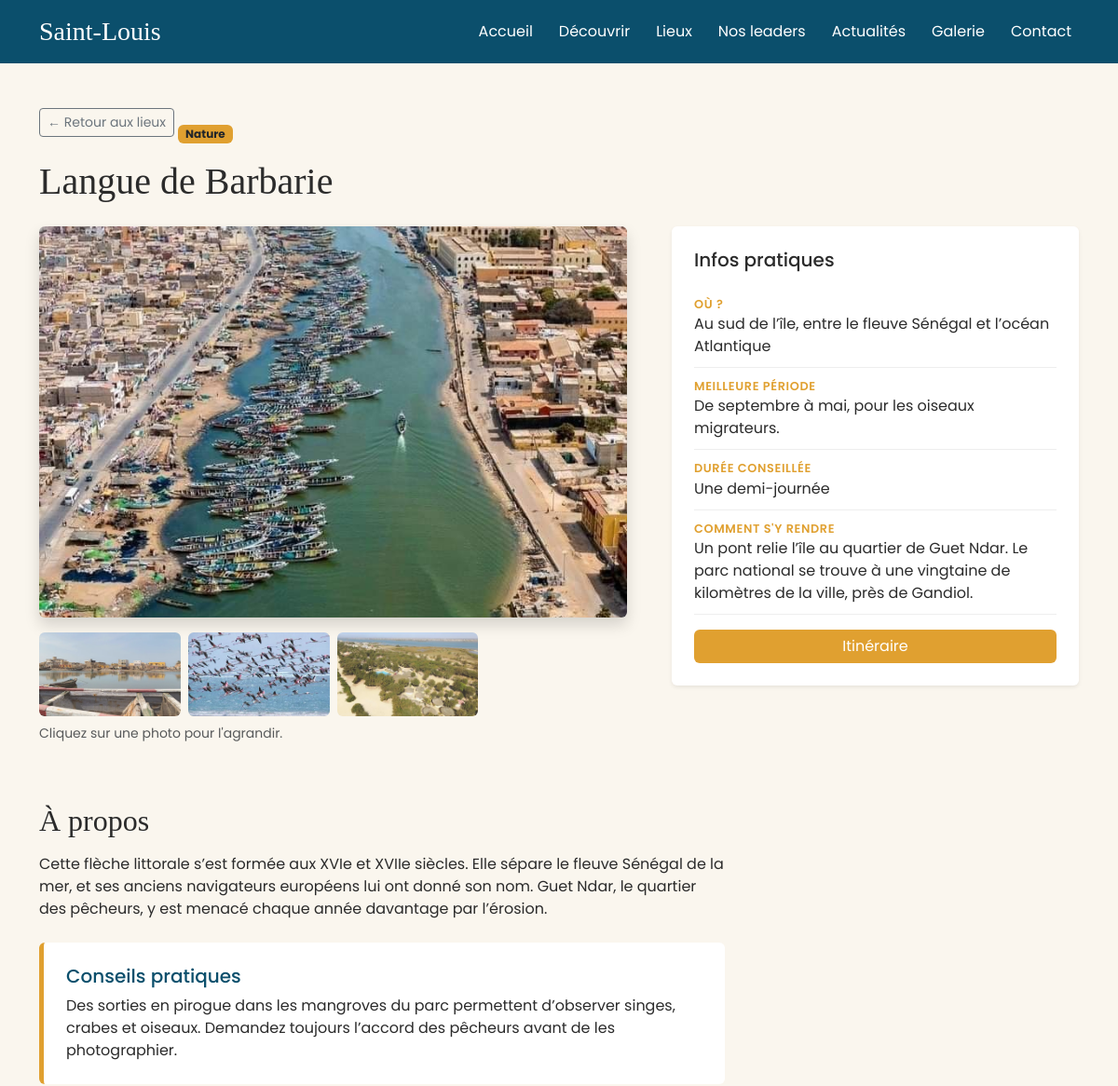
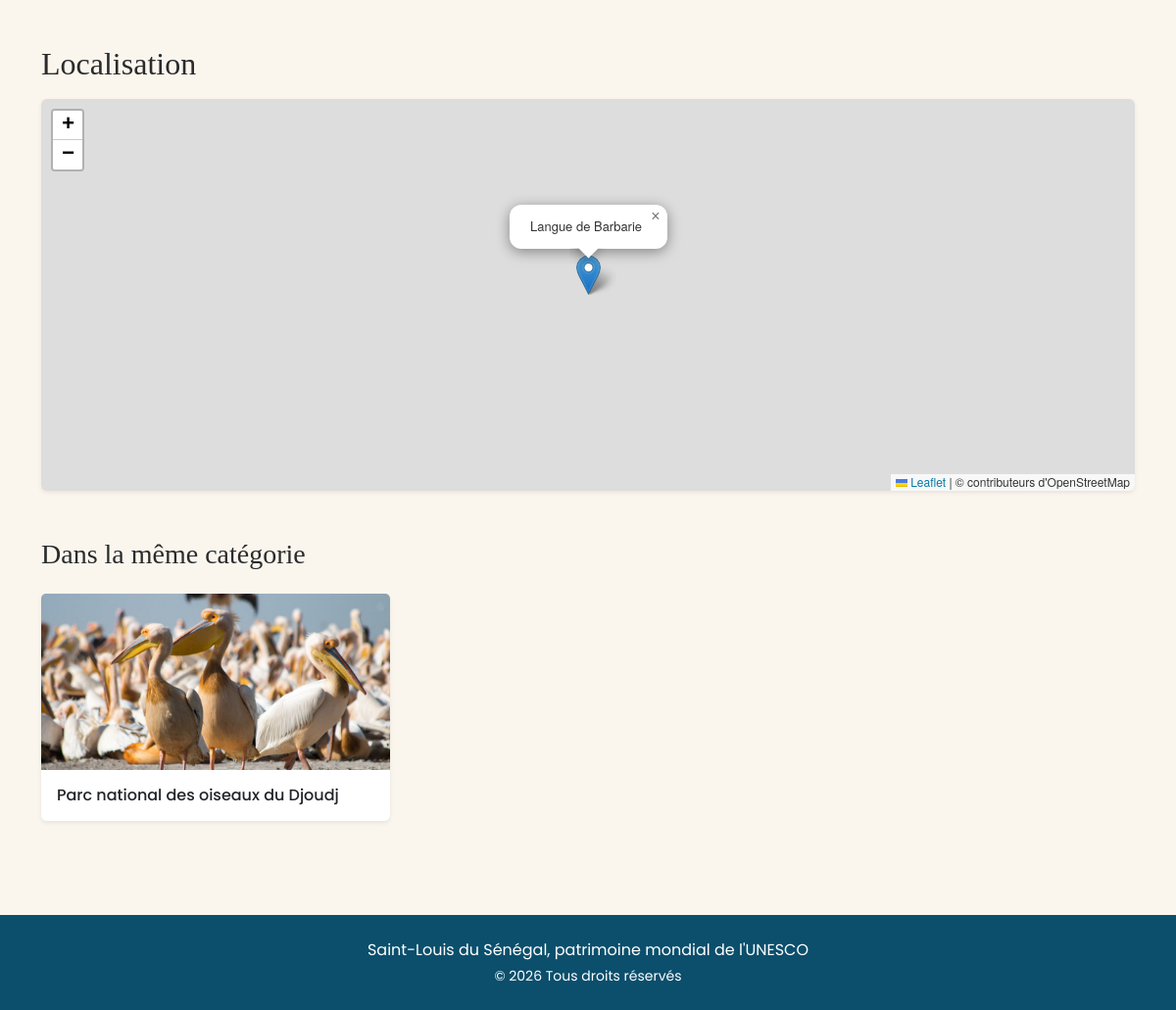
The page /lieux/3/ on the database its author committed (2 pictures, top to bottom).
### lieux/models.py (models this page shows, shortened)
class Lieu(models.Model):
    CATEGORIES = [
        ("patrimoine", "Patrimoine"),
        ("nature", "Nature"),
        ("culture", "Culture"),
        ("gastronomie", "Gastronomie"),
    ]
    nom = models.CharField(max_length=200)
    categorie = models.CharField(max_length=20, choices=CATEGORIES)
    description = models.TextField(verbose_name="Description courte (pour les cartes)")
    photo = models.ImageField(upload_to="lieux/", verbose_name="Photo principale")
    adresse = models.CharField(max_length=255, blank=True)
    a_la_une = models.BooleanField(default=False, verbose_name="Afficher à la une")
    date_ajout = models.DateTimeField(auto_now_add=True)
    adresse = models.CharField(max_length=255, blank=True)
    latitude = models.FloatField(null=True, blank=True, help_text="Exemple : 16.0258")
    longitude = models.FloatField(null=True, blank=True, help_text="Exemple : -16.5011")
    presentation = models.TextField(blank=True, verbose_name="Présentation détaillée")
    comment_y_aller = models.TextField(blank=True, verbose_name="Comment s'y rendre")
    meilleure_periode = models.CharField(max_length=200, blank=True, verbose_name="Meilleure période")
    duree_visite = models.CharField(max_length=100, blank=True, verbose_name="Durée conseillée")
    conseils = models.TextField(blank=True, verbose_name="Conseils pratiques")
    class Meta:
        verbose_name_plural = "lieux"
        ordering = ["nom"]

class PhotoLieu(models.Model):
    lieu = models.ForeignKey(Lieu, on_delete=models.CASCADE, related_name="photos")
    image = models.ImageField(upload_to="lieux/galerie/")
    legende = models.CharField(max_length=200, blank=True)
    ordre = models.PositiveIntegerField(default=0)
    class Meta:
        ordering = ["ordre"]
        verbose_name = "photo supplémentaire"
        verbose_name_plural = "photos supplémentaires"

### lieux/views.py (the view)
# urls.py: path("lieux/<int:pk>/", detail_lieu, name="lieu_detail"),
def detail_lieu(request, pk):
    lieu = get_object_or_404(Lieu, pk=pk)
    autres = Lieu.objects.exclude(pk=pk).filter(categorie=lieu.categorie)[:3]
    return render(request, "lieux/detail.html", {
        "lieu": lieu,
        "photos": lieu.photos.all(),
        "autres": autres,
    })

### lieux/templates/lieux/detail.html (shortened to what this page needs)
{% extends "pages/base.html" %}
{% block content %}
<section class="py-5">
  <div class="container">
    <a href="{% url 'lieux' %}" class="btn btn-outline-secondary btn-sm mb-4">← Retour aux lieux</a>
    <span class="badge text-dark mb-2" style="background: var(--ocre);">{{ lieu.get_categorie_display }}</span>
    <h1 class="mb-4">{{ lieu.nom }}</h1>
    <div class="row g-5">
      <div class="col-lg-7" data-aos="fade-right">
        <img src="{{ lieu.photo.url }}" alt="{{ lieu.nom }}" class="photo-principale rounded shadow"
             data-bs-toggle="modal" data-bs-target="#galerie" data-index="0">
        {% if photos %}
        <div class="row g-2 mt-2">
          {% for p in photos %}
          <div class="col-4 col-md-3">
            <img src="{{ p.image.url }}" alt="{{ p.legende|default:lieu.nom }}" class="vignette rounded"
                 data-bs-toggle="modal" data-bs-target="#galerie" data-index="{{ forloop.counter }}">
          </div>
          {% endfor %}
        </div>
        <p class="small text-muted mt-2">Cliquez sur une photo pour l'agrandir.</p>
        {% endif %}
      </div>
      <div class="col-lg-5" data-aos="fade-left">
        <div class="bg-white shadow-sm rounded p-4">
          <h5 class="mb-3">Infos pratiques</h5>
          {% if lieu.adresse %}
          <div class="info-ligne"><div class="info-titre">Où ?</div>{{ lieu.adresse }}</div>
          {% endif %}
          {% if lieu.meilleure_periode %}
          <div class="info-ligne"><div class="info-titre">Meilleure période</div>{{ lieu.meilleure_periode }}</div>
          {% endif %}
          {% if lieu.duree_visite %}
          <div class="info-ligne"><div class="info-titre">Durée conseillée</div>{{ lieu.duree_visite }}</div>
          {% endif %}
          {% if lieu.comment_y_aller %}
          <div class="info-ligne"><div class="info-titre">Comment s'y rendre</div>{{ lieu.comment_y_aller|linebreaksbr }}</div>
          {% endif %}
          {% if lieu.latitude and lieu.longitude %}
          <a href="https://www.google.com/maps/dir/?api=1&destination={{ lieu.latitude|stringformat:'f' }},{{ lieu.longitude|stringformat:'f' }}"
             target="_blank" rel="noopener" class="btn btn-ocre w-100 mt-3">Itinéraire</a>
          {% endif %}
        </div>
      </div>
    </div>
    <div class="row mt-5">
      <div class="col-lg-8" data-aos="fade-up">
        <h2 class="mb-3">À propos</h2>
        <p>{% if lieu.presentation %}{{ lieu.presentation|linebreaksbr }}{% else %}{{ lieu.description|linebreaksbr }}{% endif %}</p>
        {% if lieu.conseils %}
        <div class="p-4 mt-4 rounded" style="border-left: 5px solid var(--ocre); background: #fff;">
          <h5 style="color: var(--bleu);">Conseils pratiques</h5>
          <p class="mb-0">{{ lieu.conseils|linebreaksbr }}</p>
        </div>
        {% endif %}
      </div>
    </div>
    {% if lieu.latitude and lieu.longitude %}
    <div class="row mt-5">
      <div class="col-12" data-aos="fade-up">
        <h2 class="mb-3">Localisation</h2>
        <div id="carte-lieu" style="height: 400px;" class="rounded shadow-sm"
             data-lat="{{ lieu.latitude|stringformat:'f' }}"
             data-lng="{{ lieu.longitude|stringformat:'f' }}"
             data-nom="{{ lieu.nom }}"></div>      </div>
    </div>
    {% endif %}
    {% if autres %}
    <h3 class="mt-5 mb-4">Dans la même catégorie</h3>
    <div class="row g-4">
      {% for a in autres %}
      <div class="col-md-4">
        <a href="{% url 'lieu_detail' a.pk %}" class="text-decoration-none text-dark">
          <div class="card h-100 border-0 shadow-sm">
            <img src="{{ a.photo.url }}" alt="{{ a.nom }}" class="card-img-top" style="height:180px; object-fit:cover;">
            <div class="card-body"><h6 class="mb-0">{{ a.nom }}</h6></div>
          </div>
        </a>
      </div>
      {% endfor %}
    </div>
    {% endif %}
  </div>
</section>
{% if lieu.latitude and lieu.longitude %}
<link rel="stylesheet" href="https://unpkg.com/leaflet@1.9.4/dist/leaflet.css">
{% endif %}
{% endblock %}

### pages/templates/pages/base.html (style rules this page uses)
:root { --bleu: #0b4f6c; --ocre: #e0a030; --clair: #faf6ee; }
body { font-family: 'Poppins', sans-serif; background: var(--clair); color: #2b2b2b; }
h1, h2, h3, .navbar-brand { font-family: 'Playfair Display', serif; }
.btn-ocre { background: var(--ocre); color: #fff; border: none; }

### lieux/templates/lieux/detail.html (style rules this page uses)
.photo-principale { width: 100%; height: 420px; object-fit: cover; cursor: zoom-in; }
.vignette { width: 100%; height: 90px; object-fit: cover; cursor: zoom-in; opacity: .85; transition: opacity .2s; }
.info-ligne { border-bottom: 1px solid #eee; padding: 10px 0; }
.info-titre { font-size: .8rem; text-transform: uppercase; letter-spacing: .05em; color: var(--ocre); font-weight: 600; }

### rows shown on the page
Lieu: categorie "Nature", nom "Langue de Barbarie", photo (picture), adresse "Au sud de l’île, entre le fleuve Sénégal et l’océan Atlantique", meilleure_periode "De septembre à mai, pour les oiseaux migrateurs.", duree_visite "Une demi-journée", comment_y_aller "Un pont relie l’île au quartier de Guet Ndar. Le parc national se trouve à une vingtaine de kilomètres de la ville, près de Gandiol.", presentation "Cette flèche littorale s’est formée aux XVIe et XVIIe siècles. Elle sépare le fleuve Sénégal de la mer, et ses anciens navigateurs européens lui ont donné son nom. Guet Ndar, le quartier des pêcheurs, y est menacé chaque année davantage par l’érosion.", conseils "Des sorties en pirogue dans les mangroves du parc permettent d’observer singes, crabes et oiseaux. Demandez toujours l’accord des pêcheurs avant de les photographier."
PhotoLieu: image (picture)
PhotoLieu: image (picture)
PhotoLieu: image (picture)
Lieu: photo (picture), nom "Parc national des oiseaux du Djoudj"
